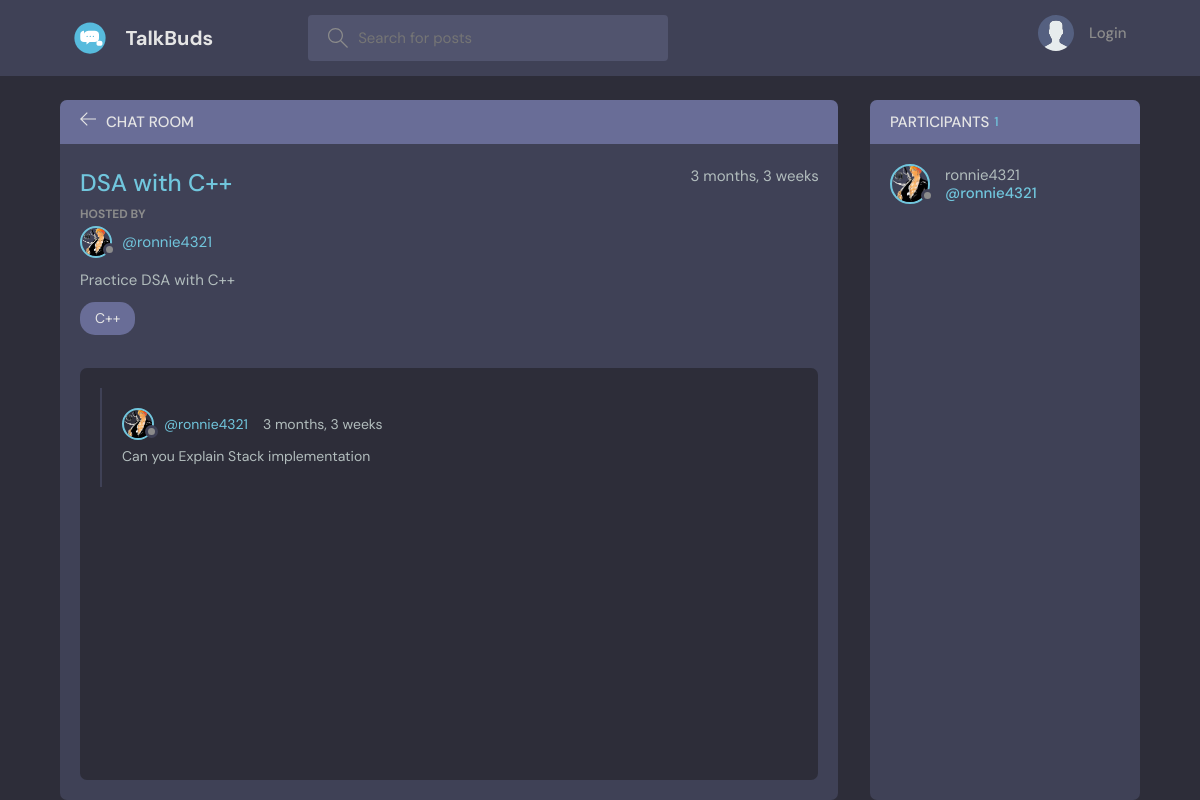
The page /room/5/ on the database as committed earlier.
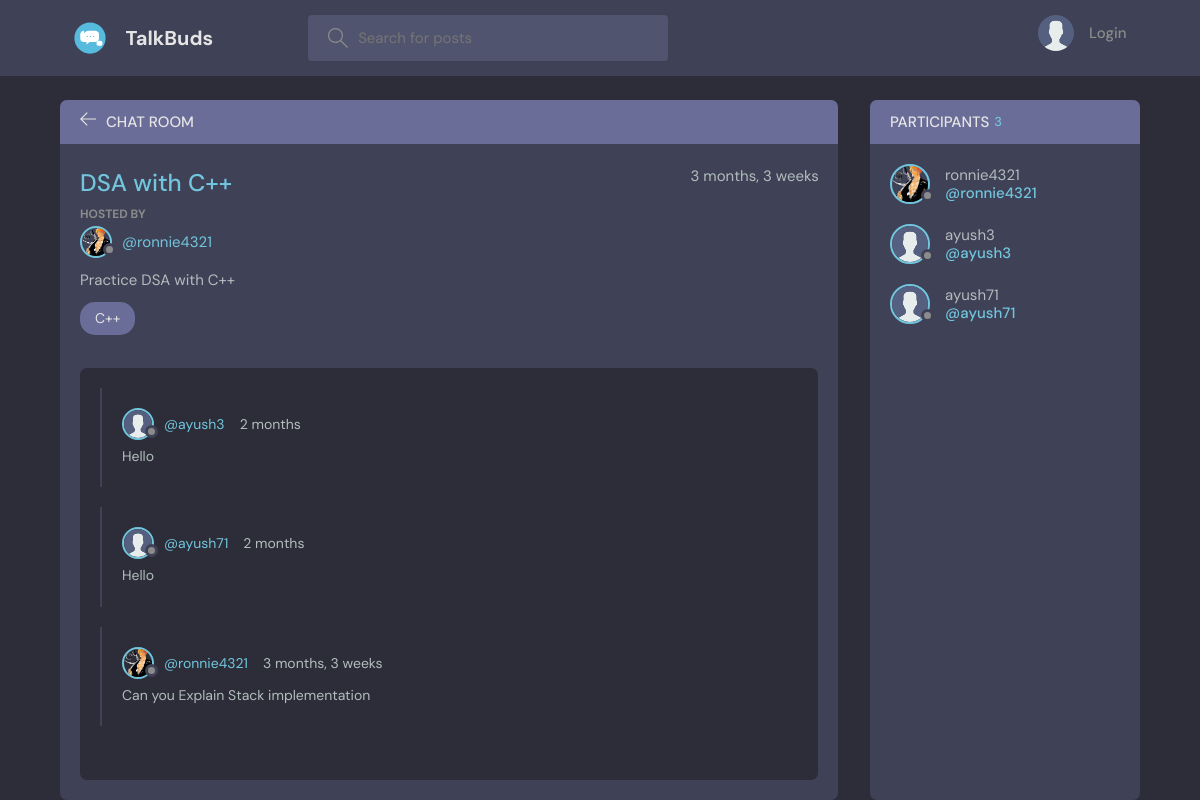
The same page on the database as committed later.
### base/models.py (models this page shows, shortened)
class message(models.Model):
    user = models.ForeignKey(User,on_delete=models.CASCADE)
    room = models.ForeignKey(Room, on_delete=models.CASCADE)
    body = models.TextField()
    updated = models.DateTimeField(auto_now= True)
    created = models.DateTimeField(auto_now_add= True)
    class Meta:
        ordering = ['-updated','-created']

class User(AbstractUser):
    name = models.CharField(max_length=200,null=True)
    email = models.EmailField(unique=True, null=True)
    bio = models.TextField(null=True)
    avatar = models.ImageField(null=True,default="avatar.svg")
    USERNAME_FIELD = 'email'
    REQUIRED_FIELDS = ['username']

### base/views.py (the view, shortened to what this page needs)
# urls.py: path('room/<str:pk>/',room,name="room"),
def room(request,pk):
    room = Room.objects.get(id=pk)
    chats = room.message_set.all().order_by('-created')
    participants = room.participants.all()
    context = {'room' : room , 'chats' : chats, 'participants' : participants,}
    return render(request,'base/room.html',context)

### base/models.py (called while the page is built)
    def __str__(self):
        return self.name

### base/templates/base/room.html (shortened to what this page needs)
{%extends 'main.html'%}
{%block content%}
    <main class="profile-page layout layout--2">
    <div class="container">
        <div class="room">
          <div class="room__top">
            <div class="room__topLeft">
              <a href="{% url 'home'%}">
                <svg version="1.1" xmlns="http://www.w3.org/2000/svg" width="32" height="32" viewBox="0 0 32 32">
                  <title>arrow-left</title>
                  <path
                    d="M13.723 2.286l-13.723 13.714 13.719 13.714 1.616-1.611-10.96-10.96h27.625v-2.286h-27.625l10.965-10.965-1.616-1.607z"
                  ></path>
                </svg>
              </a>
              <h3>Chat Room</h3>
            </div>
        </div>
        <div class="room__box scroll">
            <div class="room__header scroll">
              <div class="room__info">
                <h3>{{room.name}}</h3>
                <span>{{room.created|timesince}}</span>
              </div>
              <div class="room__hosted">
                <p>Hosted By</p>
                <a href="{% url 'profile' room.host.id %}" class="room__author">
                  <div class="avatar avatar--small">
                    <img src="{{room.host.avatar.url}}" />
                  </div>
                  <span>@{{room.host.username}}</span>
                </a>
              </div>
              <div class="room__details">
                {{room.description}}
              </div>
              <span class="room__topics">{{room.topic}}</span>
            </div>
            <div class="room__conversation">
              <div class="threads scroll">
                {% for chat in chats %}
                <div class="thread">
                  <div class="thread__top">
                    <div class="thread__author">
                      <a href="{% url 'profile' chat.user.id %}" class="thread__authorInfo">
                        <div class="avatar avatar--small">
                          <img src="{{chat.user.avatar.url}}" />
                        </div>
                        <span>@{{chat.user.username}}</span>
                      </a>
                      <span class="thread__date">{{chat.created|timesince}}</span>
                    </div>
                  </div>
                  <div class="thread__details">
                    {{chat.body}}
                  </div>
                </div>
                {% endfor %}
              </div>
            </div>
          </div>
        </div>
        <div class="participants">
          <h3 class="participants__top">Participants <span>{{participants.all.count}}</span></h3>
          <div class="participants__list scroll">
            {%for user in participants %}
            <a href="{% url 'profile' user.id %}" class="participant">
              <div class="avatar avatar--medium">
                <img src="{{user.avatar.url}}" />
              </div>
              <p>
                {{user.username}}
                <span>@{{user.username}}</span>
              </p>
            </a>
            {% endfor %}
          </div>
        </div>
      </div>
      {%endblock%}

Rows that differ between the two databases and show on the page:
added message: user.avatar (placeholder picture), user.username "ayush3", created "2 months", body "Hello"
added message: user.avatar (placeholder picture), user.username "ayush71", created "2 months", body "Hello"
now on this page (row edited): User: avatar (placeholder picture), username "ayush3"
now on this page (row edited): User: avatar (placeholder picture), username "ayush71"
Other text that changed with them:
{{ participants.all.count }}: "1" → "3"
